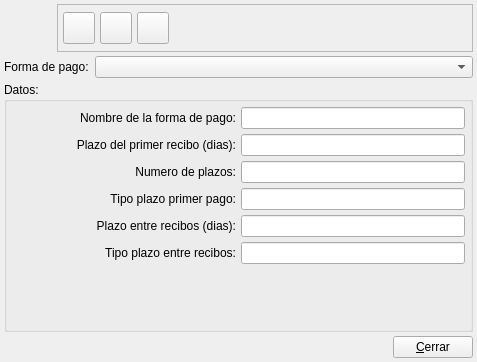
<?xml version="1.0" encoding="UTF-8"?>
<ui version="4.0">
 <class>BcFormaPagoBase</class>
 <widget class="QWidget" name="BcFormaPagoBase">
  <property name="geometry">
   <rect>
    <x>0</x>
    <y>0</y>
    <width>477</width>
    <height>362</height>
   </rect>
  </property>
  <property name="windowTitle">
   <string>Formas de pago</string>
  </property>
  <property name="windowIcon">
   <iconset resource="../../bulmages.qrc">
    <normaloff>:/Images/bank.png</normaloff>:/Images/bank.png</iconset>
  </property>
  <layout class="QVBoxLayout">
   <property name="spacing">
    <number>4</number>
   </property>
   <property name="margin">
    <number>4</number>
   </property>
   <item>
    <layout class="QHBoxLayout">
     <property name="spacing">
      <number>5</number>
     </property>
     <property name="margin">
      <number>0</number>
     </property>
     <item>
      <widget class="QLabel" name="label">
       <property name="minimumSize">
        <size>
         <width>48</width>
         <height>48</height>
        </size>
       </property>
       <property name="maximumSize">
        <size>
         <width>48</width>
         <height>48</height>
        </size>
       </property>
       <property name="text">
        <string/>
       </property>
       <property name="pixmap">
        <pixmap resource="../../bulmages.qrc">:/Images/bank.png</pixmap>
       </property>
       <property name="scaledContents">
        <bool>true</bool>
       </property>
      </widget>
     </item>
     <item>
      <widget class="QFrame" name="frame">
       <property name="frameShape">
        <enum>QFrame::StyledPanel</enum>
       </property>
       <property name="frameShadow">
        <enum>QFrame::Raised</enum>
       </property>
       <layout class="QHBoxLayout">
        <property name="spacing">
         <number>5</number>
        </property>
        <property name="margin">
         <number>5</number>
        </property>
        <item>
         <widget class="QToolButton" name="mui_crear">
          <property name="minimumSize">
           <size>
            <width>32</width>
            <height>32</height>
           </size>
          </property>
          <property name="maximumSize">
           <size>
            <width>32</width>
            <height>32</height>
           </size>
          </property>
          <property name="toolTip">
           <string>Nueva forma de pago</string>
          </property>
          <property name="text">
           <string/>
          </property>
          <property name="icon">
           <iconset resource="../../bulmages.qrc">
            <normaloff>:/Images/document-new.png</normaloff>:/Images/document-new.png</iconset>
          </property>
          <property name="iconSize">
           <size>
            <width>22</width>
            <height>22</height>
           </size>
          </property>
         </widget>
        </item>
        <item>
         <widget class="QToolButton" name="mui_borrar">
          <property name="minimumSize">
           <size>
            <width>32</width>
            <height>32</height>
           </size>
          </property>
          <property name="maximumSize">
           <size>
            <width>32</width>
            <height>32</height>
           </size>
          </property>
          <property name="toolTip">
           <string>Borrar forma de pago</string>
          </property>
          <property name="text">
           <string/>
          </property>
          <property name="icon">
           <iconset>
            <normaloff>:Images/edit-delete.png</normaloff>:Images/edit-delete.png</iconset>
          </property>
          <property name="iconSize">
           <size>
            <width>22</width>
            <height>22</height>
           </size>
          </property>
         </widget>
        </item>
        <item>
         <widget class="QToolButton" name="mui_guardar">
          <property name="minimumSize">
           <size>
            <width>32</width>
            <height>32</height>
           </size>
          </property>
          <property name="maximumSize">
           <size>
            <width>32</width>
            <height>32</height>
           </size>
          </property>
          <property name="toolTip">
           <string>Guardar forma de pago</string>
          </property>
          <property name="text">
           <string/>
          </property>
          <property name="icon">
           <iconset resource="../../bulmages.qrc">
            <normaloff>:/Images/edit-save.png</normaloff>:/Images/edit-save.png</iconset>
          </property>
          <property name="iconSize">
           <size>
            <width>22</width>
            <height>22</height>
           </size>
          </property>
         </widget>
        </item>
        <item>
         <spacer>
          <property name="orientation">
           <enum>Qt::Horizontal</enum>
          </property>
          <property name="sizeType">
           <enum>QSizePolicy::Expanding</enum>
          </property>
          <property name="sizeHint" stdset="0">
           <size>
            <width>405</width>
            <height>21</height>
           </size>
          </property>
         </spacer>
        </item>
       </layout>
      </widget>
     </item>
    </layout>
   </item>
   <item>
    <layout class="QHBoxLayout">
     <property name="spacing">
      <number>6</number>
     </property>
     <property name="margin">
      <number>0</number>
     </property>
     <item>
      <widget class="QLabel" name="textLabel2">
       <property name="text">
        <string>Forma de pago:</string>
       </property>
      </widget>
     </item>
     <item>
      <widget class="QComboBox" name="mui_comboFPago">
       <property name="sizePolicy">
        <sizepolicy hsizetype="Expanding" vsizetype="Fixed">
         <horstretch>0</horstretch>
         <verstretch>0</verstretch>
        </sizepolicy>
       </property>
      </widget>
     </item>
    </layout>
   </item>
   <item>
    <widget class="QGroupBox" name="groupBox">
     <property name="title">
      <string>Datos:</string>
     </property>
     <layout class="QGridLayout">
      <property name="margin">
       <number>5</number>
      </property>
      <property name="spacing">
       <number>5</number>
      </property>
      <item row="4" column="1">
       <widget class="QLineEdit" name="mui_plazoEntreRecibos"/>
      </item>
      <item row="1" column="1">
       <widget class="QLineEdit" name="mui_plazoPrimerPago"/>
      </item>
      <item row="2" column="1">
       <widget class="QLineEdit" name="mui_numeroPlazos"/>
      </item>
      <item row="0" column="0">
       <widget class="QLabel" name="textLabel1">
        <property name="text">
         <string>Nombre de la forma de pago:</string>
        </property>
        <property name="alignment">
         <set>Qt::AlignRight|Qt::AlignTrailing|Qt::AlignVCenter</set>
        </property>
       </widget>
      </item>
      <item row="0" column="1">
       <widget class="QLineEdit" name="mui_nombreFPago"/>
      </item>
      <item row="1" column="0">
       <widget class="QLabel" name="textLabel1_2_2_2">
        <property name="sizePolicy">
         <sizepolicy hsizetype="Expanding" vsizetype="Preferred">
          <horstretch>0</horstretch>
          <verstretch>0</verstretch>
         </sizepolicy>
        </property>
        <property name="text">
         <string>Plazo del primer recibo (dias):</string>
        </property>
        <property name="alignment">
         <set>Qt::AlignRight|Qt::AlignTrailing|Qt::AlignVCenter</set>
        </property>
       </widget>
      </item>
      <item row="2" column="0">
       <widget class="QLabel" name="textLabel1_2_2">
        <property name="sizePolicy">
         <sizepolicy hsizetype="Expanding" vsizetype="Preferred">
          <horstretch>0</horstretch>
          <verstretch>0</verstretch>
         </sizepolicy>
        </property>
        <property name="text">
         <string>Numero de plazos:</string>
        </property>
        <property name="alignment">
         <set>Qt::AlignRight|Qt::AlignTrailing|Qt::AlignVCenter</set>
        </property>
       </widget>
      </item>
      <item row="3" column="1">
       <widget class="QLineEdit" name="mui_tipoPlazoPrimerPago"/>
      </item>
      <item row="3" column="0">
       <widget class="QLabel" name="textLabel1_2_2_3">
        <property name="sizePolicy">
         <sizepolicy hsizetype="Expanding" vsizetype="Preferred">
          <horstretch>0</horstretch>
          <verstretch>0</verstretch>
         </sizepolicy>
        </property>
        <property name="text">
         <string>Tipo plazo primer pago:</string>
        </property>
        <property name="alignment">
         <set>Qt::AlignRight|Qt::AlignTrailing|Qt::AlignVCenter</set>
        </property>
       </widget>
      </item>
      <item row="4" column="0">
       <widget class="QLabel" name="textLabel1_2_2_3_2">
        <property name="sizePolicy">
         <sizepolicy hsizetype="Expanding" vsizetype="Preferred">
          <horstretch>0</horstretch>
          <verstretch>0</verstretch>
         </sizepolicy>
        </property>
        <property name="text">
         <string>Plazo entre recibos (dias):</string>
        </property>
        <property name="alignment">
         <set>Qt::AlignRight|Qt::AlignTrailing|Qt::AlignVCenter</set>
        </property>
       </widget>
      </item>
      <item row="5" column="0">
       <widget class="QLabel" name="textLabel1_2_2_3_3">
        <property name="sizePolicy">
         <sizepolicy hsizetype="Expanding" vsizetype="Preferred">
          <horstretch>0</horstretch>
          <verstretch>0</verstretch>
         </sizepolicy>
        </property>
        <property name="text">
         <string>Tipo plazo entre recibos:</string>
        </property>
        <property name="alignment">
         <set>Qt::AlignRight|Qt::AlignTrailing|Qt::AlignVCenter</set>
        </property>
       </widget>
      </item>
      <item row="5" column="1">
       <widget class="QLineEdit" name="mui_tipoPlazoEntreRecibos"/>
      </item>
      <item row="6" column="0" colspan="2">
       <spacer>
        <property name="orientation">
         <enum>Qt::Vertical</enum>
        </property>
        <property name="sizeType">
         <enum>QSizePolicy::Expanding</enum>
        </property>
        <property name="sizeHint" stdset="0">
         <size>
          <width>366</width>
          <height>16</height>
         </size>
        </property>
       </spacer>
      </item>
     </layout>
    </widget>
   </item>
   <item>
    <layout class="QHBoxLayout">
     <property name="spacing">
      <number>6</number>
     </property>
     <property name="margin">
      <number>0</number>
     </property>
     <item>
      <spacer>
       <property name="orientation">
        <enum>Qt::Horizontal</enum>
       </property>
       <property name="sizeHint" stdset="0">
        <size>
         <width>40</width>
         <height>20</height>
        </size>
       </property>
      </spacer>
     </item>
     <item>
      <widget class="QPushButton" name="mui_cerrar">
       <property name="text">
        <string>&amp;Cerrar</string>
       </property>
      </widget>
     </item>
    </layout>
   </item>
  </layout>
 </widget>
 <layoutdefault spacing="6" margin="11"/>
 <resources>
  <include location="../../bulmages.qrc"/>
 </resources>
 <connections>
  <connection>
   <sender>mui_cerrar</sender>
   <signal>clicked()</signal>
   <receiver>BcFormaPagoBase</receiver>
   <slot>close()</slot>
   <hints>
    <hint type="sourcelabel">
     <x>358</x>
     <y>303</y>
    </hint>
    <hint type="destinationlabel">
     <x>410</x>
     <y>8</y>
    </hint>
   </hints>
  </connection>
 </connections>
</ui>
